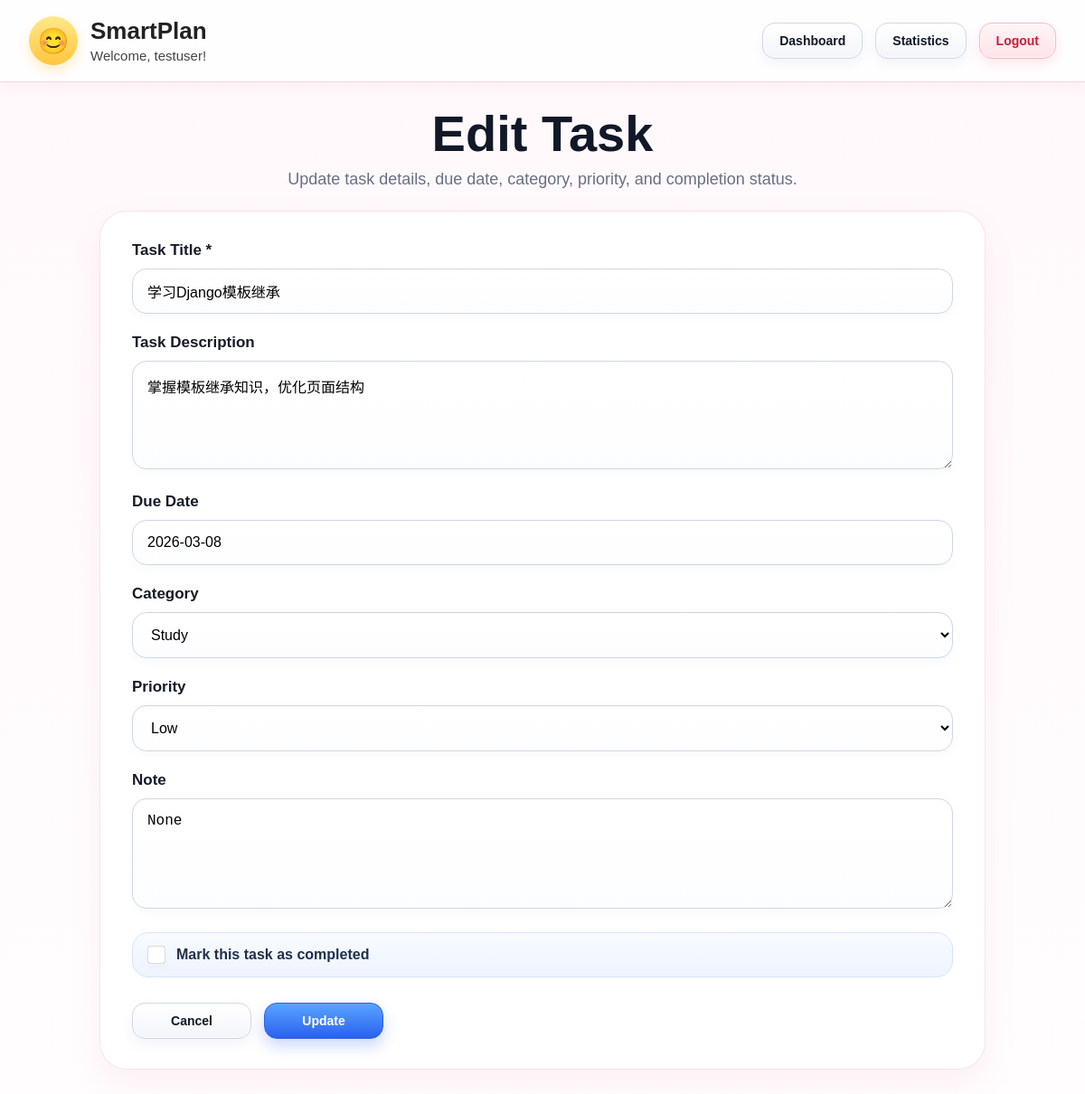
The page /task/edit/2/ (signed in) on the database its author committed.
### task/models.py (models this page shows, shortened)
class Task(models.Model):
    PRIORITY_CHOICES = [
        ('high', 'High'),
        ('medium', 'Medium'),
        ('low', 'Low'),
    ]
    user = models.ForeignKey(User, on_delete=models.CASCADE)
    title = models.CharField(max_length=255)
    description = models.TextField(blank=True)
    due_date = models.DateField(null=True, blank=True)
    created_at = models.DateTimeField(auto_now_add=True)
    completed_at = models.DateTimeField(null=True, blank=True)
    category = models.ForeignKey(Category, on_delete=models.SET_NULL, null=True,blank=True)
    priority = models.CharField(max_length=10, choices=PRIORITY_CHOICES, default='medium')
    status = models.BooleanField(default=False)
    note = models.TextField(blank=True, null=True)

class Category(models.Model):
    name = models.CharField(max_length=100, unique=True)
    color = models.CharField(max_length=7, default='#000000')
    description = models.TextField(blank=True)

### task/views.py (the view, shortened to what this page needs)
# urls.py: path('task/edit/<int:task_id>/', views.edit_task, name='edit_task'),
@login_required
def edit_task(request, task_id):
    user = request.user
    task = get_object_or_404(Task, id=task_id, user=user)
    categories = Category.objects.all()
    errors = []
    context = {
        'task': task,
        'categories': categories,
        'errors': errors,
        'user': user
    }
    return render(request, 'task/edit_task.html', context)

### task/templates/task/edit_task.html (shortened to what this page needs)
{% extends 'task/base.html' %}
{% block content %}
<div class="edit-task-shell">
    <div class="edit-task-header">
        <h2>Edit Task</h2>
        <p>Update task details, due date, category, priority, and completion status.</p>
    </div>
    <div class="edit-task-card">
        <form method="post">
            <div class="form-group">
                <label for="title">Task Title *</label>
                <input type="text" id="title" name="title" value="{{ task.title }}" required>
            </div>
            <div class="form-group">
                <label for="description">Task Description</label>
                <textarea id="description" name="description" rows="4">{{ task.description }}</textarea>
            </div>
            <div class="form-group">
                <label for="due_date">Due Date</label>
                <input
                    type="text"
                    id="due_date"
                    name="due_date"
                    value="{{ task.due_date|date:'Y-m-d' }}"
                    placeholder="Select a date"
                >
            </div>
            <div class="form-group">
                <label for="category">Category</label>
                <select id="category" name="category">
                    {% for category in categories %}
                        <option value="{{ category.id }}" {% if task.category and task.category.id == category.id %}selected{% endif %}>
                            {{ category.name }}
                        </option>
                    {% endfor %}
                </select>
            </div>
            <div class="form-group">
                <label for="priority">Priority</label>
                <select id="priority" name="priority">
                    <option value="low" {% if task.priority == 'low' %}selected{% endif %}>Low</option>
                </select>
            </div>
            <div class="form-group">
                <label for="note">Note</label>
                <textarea
                    name="note"
                    id="note"
                    rows="5"
                    placeholder="Write task plan, steps, or description here..."
                >{{ task.note }}</textarea>
            </div>
            <div class="form-group">
                <div class="checkbox-row">
                    <label for="status" class="checkbox-label">
                        <input type="checkbox" id="status" name="status" {% if task.status %}checked{% endif %}>
                        Mark this task as completed
                    </label>
                </div>
            </div>
            <div class="edit-task-actions">
                <button
                    type="button"
                    class="btn btn-secondary"
                    onclick="window.location.href='{% url 'task_dashboard' %}'"
                >
                    Cancel
                </button>
                <button type="submit" class="btn btn-primary">Update</button>
            </div>
        </form>
    </div>
</div>
<link rel="stylesheet" href="https://cdn.jsdelivr.net/npm/flatpickr/dist/flatpickr.min.css">
{% endblock %}

### task/templates/task/base.html (shortened to what this page needs)
<!DOCTYPE html>
<html lang="en">
<head>
</head>
<body>
    <header class="topbar">
        <div class="topbar-inner">
            <div class="brand" style="display:flex; align-items:center; gap:14px;">
                <div style="
                    width:54px;
                    height:54px;
                    border-radius:50%;
                    display:flex;
                    align-items:center;
                    justify-content:center;
                    font-size:28px;
                    background:linear-gradient(180deg,#ffe88b,#ffc63d);
                    box-shadow:0 6px 14px rgba(255,200,60,0.30);
                ">
                    😊
                </div>
                <div>
                    <h1 style="margin:0;">SmartPlan</h1>
                    {% if user.is_authenticated %}
                        <div class="welcome-text">Welcome, {{ user.username }}!</div>
                    {% endif %}
                </div>
            </div>
            <nav class="nav-links" aria-label="Main navigation">
                {% if user.is_authenticated %}
                    <a href="{% url 'task_dashboard' %}"
                       class="{% if request.path == '/' or '/dashboard/' in request.path %}nav-active{% endif %}">
                        Dashboard
                    </a>
                    <a href="{% url 'stats_page' %}"
                       class="{% if '/stats/' in request.path %}nav-active{% endif %}">
                        Statistics
                    </a>
                    <a href="{% url 'logout' %}" class="nav-danger">
                        Logout
                    </a>
                {% endif %}
            </nav>
        </div>
    </header>
    <main class="page-wrapper">
        {% block content %}{% endblock %}
    </main>
</body>
</html>

### task/templates/task/base.html (style rules this page uses)
body { margin: 0; font-family: "Trebuchet MS", "Arial Rounded MT Bold", Arial, sans-serif; background: linear-gradient(180deg, #fff8fb 0%, #fffdfd 100%); color: #222; }
.page-wrapper { max-width: 1500px; margin: 0 auto; padding: 0 32px 40px; }
.topbar { background: rgba(255, 255, 255, 0.92); border-bottom: 1px solid #f3d6df; margin-bottom: 28px; box-shadow: 0 4px 16px rgba(241, 128, 160, 0.08); }
.topbar-inner { max-width: 1500px; margin: 0 auto; padding: 18px 32px; display: flex; justify-content: space-between; align-items: center; gap: 20px; flex-wrap: wrap; }
.brand h1 { margin: 0; font-size: 26px; line-height: 1.1; }
.brand p, .brand .welcome-text { margin: 4px 0 0; color: #444; font-size: 15px; }
.nav-links { display: flex; gap: 14px; flex-wrap: wrap; align-items: center; }
.nav-links a { display: inline-flex; align-items: center; justify-content: center; padding: 11px 18px; border-radius: 14px; text-decoration: none; font-size: 14px; font-weight: 700; border: 1px solid #cfd6e3; background: linear-gradient(180deg, #ffffff 0%, #f3f5fa 100%); color: #111827; box-shadow: 0 6px 14px rgba(170, 180, 210, 0.14), 0 0 0 1px rgba(255, 255, 255, 0.75) inset; transition: transform 0.18s ease, box-shadow 0.18s ease, border-color 0.18s ease, background 0.18s ease; }
.nav-links a.nav-danger { background: linear-gradient(180deg, #fff4f6 0%, #ffe3e8 100%); color: #c81e3a; border-color: #f3b8c3; box-shadow: 0 6px 14px rgba(235, 36, 64, 0.10), 0 0 0 1px rgba(255, 255, 255, 0.78) inset; }
.btn { display: inline-flex; align-items: center; justify-content: center; padding: 11px 18px; border-radius: 14px; text-decoration: none; border: 1px solid transparent; cursor: pointer; font-size: 14px; font-weight: 700; transition: transform 0.18s ease, box-shadow 0.18s ease, border-color 0.18s ease, background 0.18s ease; }
.btn-primary { background: linear-gradient(180deg, #58a4ff 0%, #2b61ef 100%); color: white; border-color: #2b61ef; box-shadow: 0 8px 16px rgba(50, 90, 230, 0.24); }
.btn-secondary { background: linear-gradient(180deg, #ffffff 0%, #f3f5fa 100%); color: #111827; border: 1px solid #cfd6e3; box-shadow: 0 6px 14px rgba(170, 180, 210, 0.14), 0 0 0 1px rgba(255, 255, 255, 0.75) inset; }
.form-group { margin-bottom: 18px; }
label { display: block; margin-bottom: 8px; font-weight: 700; }
input, select, textarea { width: 100%; padding: 12px 14px; box-sizing: border-box; border: 1px solid #cfd6e3; border-radius: 12px; font-size: 15px; background: linear-gradient(180deg, #ffffff 0%, #fcfdff 100%); box-shadow: 0 3px 8px rgba(170, 180, 210, 0.08), 0 0 0 1px rgba(255,255,255,0.75) inset; }
textarea { resize: vertical; }

### task/templates/task/edit_task.html (style rules this page uses)
.edit-task-shell { max-width: 980px; margin: 0 auto; }
.edit-task-header { margin-bottom: 24px; text-align: center; }
.edit-task-header h2 { margin: 0 0 10px; font-size: 56px; line-height: 1.05; font-weight: 900; color: #111827; }
.edit-task-header p { margin: 0 auto; max-width: 760px; font-size: 18px; color: #667085; }
.edit-task-card { background: rgba(255, 255, 255, 0.96); border-radius: 30px; padding: 34px 36px; box-shadow: 0 16px 34px rgba(238, 130, 167, 0.10), 0 0 0 1px rgba(250, 220, 230, 0.82) inset; }
.edit-task-card .form-group { margin-bottom: 22px; }
.edit-task-card label { display: block; margin-bottom: 10px; font-size: 17px; font-weight: 800; color: #151b28; }
.edit-task-card input[type="text"], .edit-task-card select, .edit-task-card textarea { width: 100%; padding: 15px 16px; border-radius: 16px; border: 1px solid #cfd6e3; background: linear-gradient(180deg, #ffffff 0%, #fcfdff 100%); font-size: 16px; box-sizing: border-box; box-shadow: 0 4px 10px rgba(170, 180, 210, 0.08), 0 0 0 1px rgba(255,255,255,0.80) inset; }
.edit-task-card textarea { resize: vertical; min-height: 120px; }
.checkbox-row { margin-top: 4px; padding: 14px 16px; border-radius: 18px; background: linear-gradient(180deg, #f8fbff 0%, #eef4ff 100%); border: 1px solid #d8e4fb; }
.checkbox-label { display: flex !important; align-items: center; gap: 12px; margin: 0 !important; font-size: 16px !important; font-weight: 700 !important; color: #21304a !important; cursor: pointer; }
.checkbox-label input[type="checkbox"] { width: 20px; height: 20px; margin: 0; accent-color: #2b61ef; flex-shrink: 0; }
.edit-task-actions { display: flex; gap: 14px; flex-wrap: wrap; margin-top: 28px; }
.edit-task-actions .btn { min-width: 132px; }

### rows shown on the page
Task: title "学习Django模板继承", description "掌握模板继承知识，优化页面结构", due_date "2026-03-08", category "Study", priority "Low", note "None"

### other values the page prints
{{ user.username }} "testuser"
